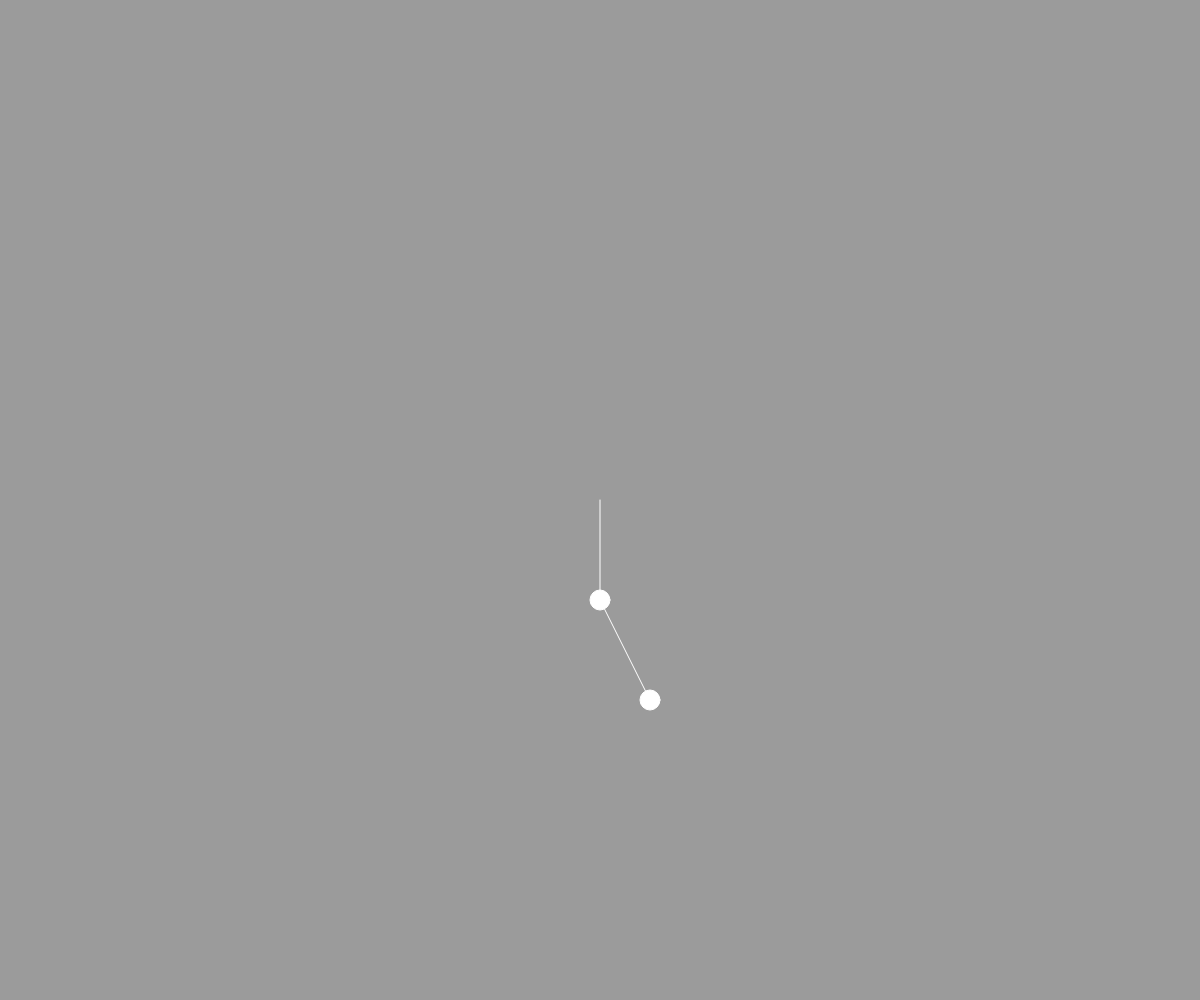
Frame 1 (no input)
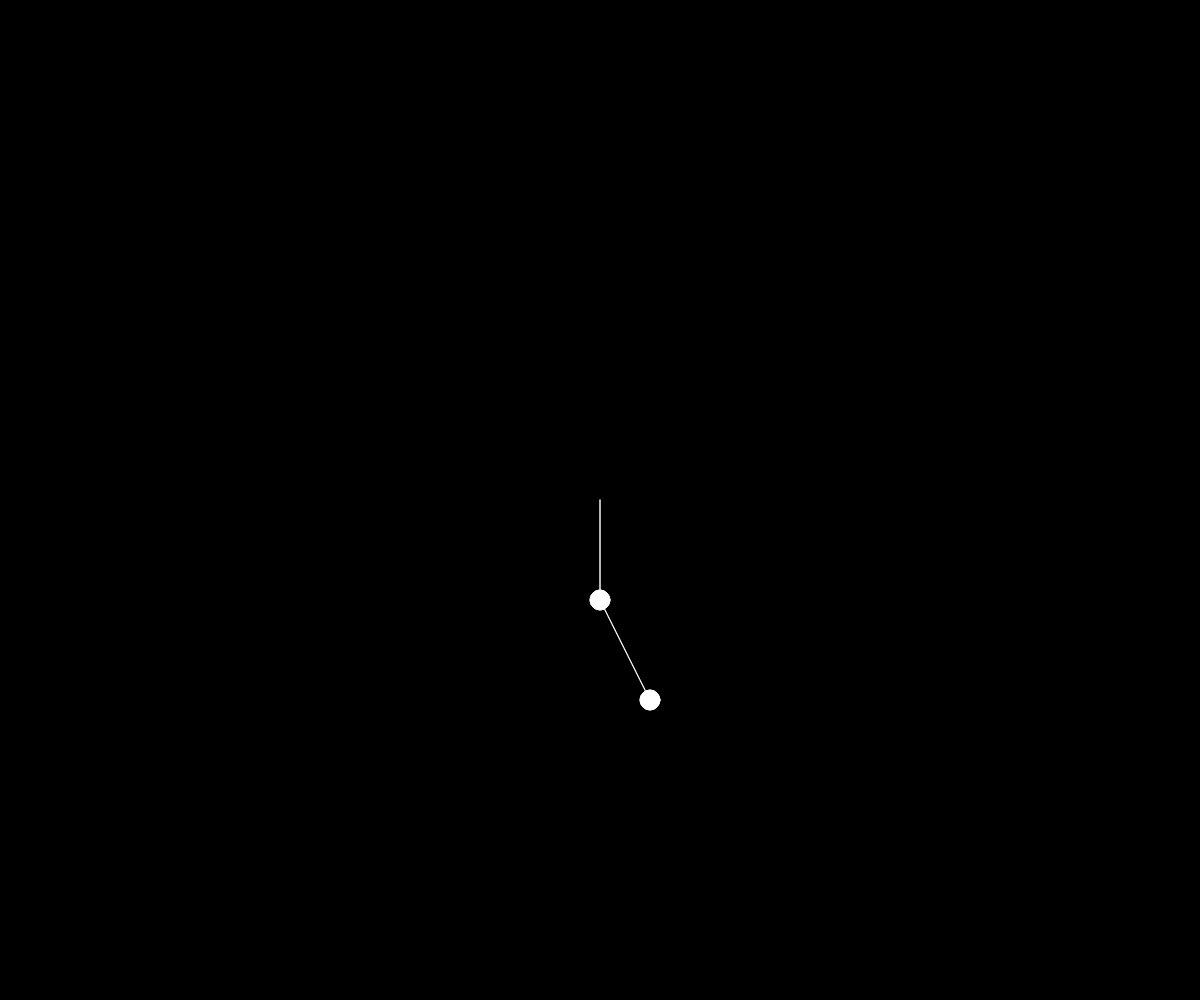
Frame 60 (no input)
Frame 120 (the mouse pressed at the canvas centre since frame 60): identical to frame 60, image omitted

The p5.js sketch that drew these frames (run headless with seeded random() and noise() and a simulated clock; from frame 60 on, the mouse is pressed at the canvas centre):

// p5.js sketch
// ── sketch.js
let dt;  // Time step

function setup() {
  createCanvas(windowWidth, windowHeight);
  dt = 1/60;
  frameRate(60);
}

function draw() {
  background(0, 100);
  translate(width/2, height/2);
  stroke(255);
  let x1 = 0;
  let y1 = 100;
  let x2 = 50;
  let y2 = 200;
  line(0, 0, x1, y1)
  circle(x1, y1, 20)
  line(x1, y1, x2, y2)
  circle(x2, y2, 20)
}
